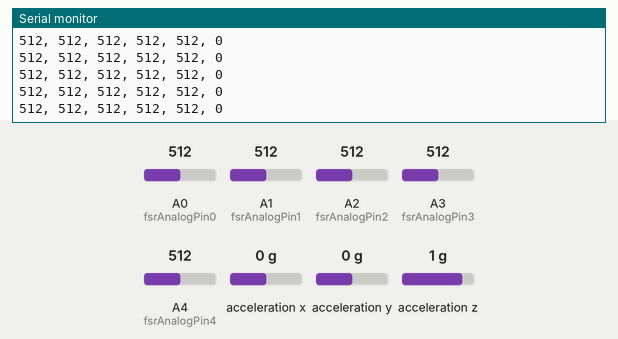
A sketch run on a simulated Arduino Uno, built with avr-gcc and run on an emulated ATmega328P. Parts: the last lines printed to the serial monitor. Inputs (shaded band) come from the test bench; at power-on: A0 (fsrAnalogPin0) = 512, A1 (fsrAnalogPin1) = 512, A2 (fsrAnalogPin2) = 512, A3 (fsrAnalogPin3) = 512, A4 (fsrAnalogPin4) = 512, acceleration x 0 g, acceleration y 0 g, acceleration z 1 g.

Above: at 4.2 s.
4.3 s: A0 (fsrAnalogPin0) set to 107
At 5.0 s:
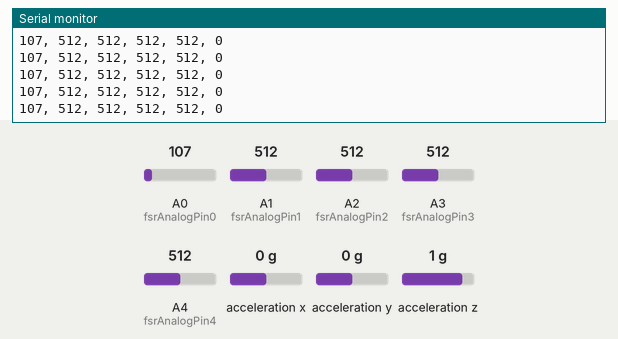
5.8 s: A0 (fsrAnalogPin0) set to 89
At 6.8 s:
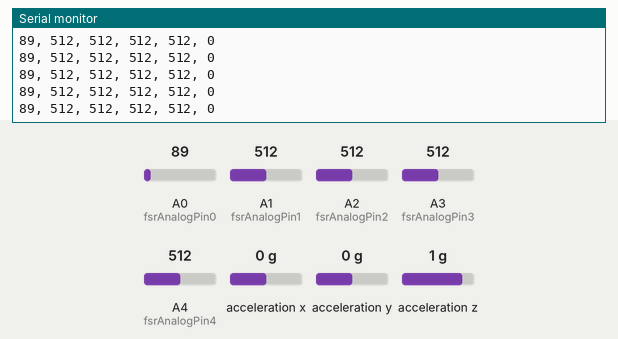
Timing chart, 0 to 8.8 s (numbered marks = the images above; inputs shaded):
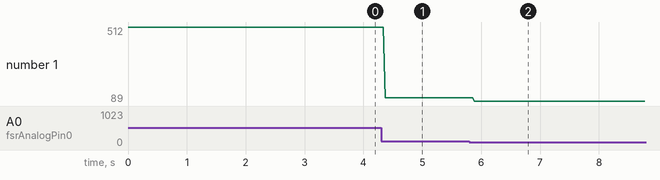

The sketch:

squat_sensor.ino
```cpp
#include <Wire.h>
#include <Adafruit_MMA8451.h>
#include <Adafruit_Sensor.h>

Adafruit_MMA8451 mma = Adafruit_MMA8451();

int fsrAnalogPin0 = A0; // FSR is connected to analog 0
int fsrAnalogPin1 = A1;
int fsrAnalogPin2 = A2;
int fsrAnalogPin3 = A3;
int fsrAnalogPin4 = A4;

int fsrReading0;
int fsrReading1;
int fsrReading2;
int fsrReading3;
int fsrReading4;


void setup(void) {
  Serial.begin(9600);   // send debugging information via the Serial monitor
  mma.begin();
  mma.setRange(MMA8451_RANGE_2_G);
}

void loop(void) {
  fsrReading0 = analogRead(fsrAnalogPin0);
  fsrReading1 = analogRead(fsrAnalogPin1);
  fsrReading2 = analogRead(fsrAnalogPin2);
  fsrReading3 = analogRead(fsrAnalogPin3);
  fsrReading4 = analogRead(fsrAnalogPin4);
  mma.read();

  Serial.print(fsrReading0);
  Serial.print(", ");
  Serial.print(fsrReading1);
  Serial.print(", ");
  Serial.print(fsrReading2);
  Serial.print(", ");
  Serial.print(fsrReading3);
  Serial.print(", ");
  Serial.print(fsrReading4);
  Serial.print(", ");
  Serial.println(mma.y);

  delay(5);
}
```

Measured:
- after the input at 4.3 s, the serial monitor: prints a new line after 0.07 s (image 1)
- after the input at 5.8 s, the serial monitor: prints a new line after 0.08 s (image 2)
- plotted number 1: 512 → 107 after the input at 4.3 s, 107 → 89 after the input at 5.8 s
